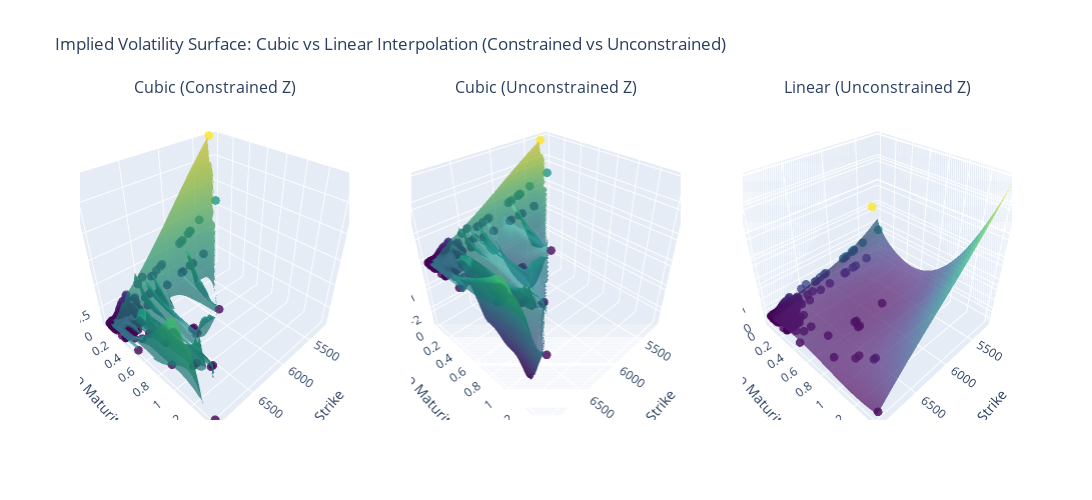

Notebook cell for this chart:
### Markdown cell above
## Get Interpolation and Regression (as comparison)

### Code cell
interp,regres = get_interp(calls)
plot_two_interp(interp,regres,calls)

### Figure 1 — Plotly figure (JSON) as saved in the notebook; plotly's stock layout.template omitted (floating-point values rounded to 4 significant figures; data arrays with more than 128 entries replaced by an {"elided": "..."} marker saying what was removed)
{"data": [{"marker": {"color": {"elided": "416 float values"}, "colorscale": [[0, "#440154"], [0.1111, "#482878"], [0.2222, "#3e4989"], [0.3333, "#31688e"], [0.4444, "#26828e"], [0.5556, "#1f9e89"], [0.6667, "#35b779"], [0.7778, "#6ece58"], [0.8889, "#b5de2b"], [1, "#fde725"]], "opacity": 0.8, "size": 3}, "mode": "markers", "scene": "scene", "showlegend": false, "type": "scatter3d", "x": {"elided": "416 float values"}, "y": {"elided": "416 float values"}, "z": {"elided": "416 float values"}}, {"colorscale": [[0, "#440154"], [0.1111, "#482878"], [0.2222, "#3e4989"], [0.3333, "#31688e"], [0.4444, "#26828e"], [0.5556, "#1f9e89"], [0.6667, "#35b779"], [0.7778, "#6ece58"], [0.8889, "#b5de2b"], [1, "#fde725"]], "opacity": 0.7, "scene": "scene", "showlegend": false, "showscale": false, "type": "surface", "x": {"elided": "60x60 float values"}, "y": {"elided": "60x60 float values"}, "z": {"elided": "60x60 float values"}}, {"marker": {"color": {"elided": "416 float values"}, "colorscale": [[0, "#440154"], [0.1111, "#482878"], [0.2222, "#3e4989"], [0.3333, "#31688e"], [0.4444, "#26828e"], [0.5556, "#1f9e89"], [0.6667, "#35b779"], [0.7778, "#6ece58"], [0.8889, "#b5de2b"], [1, "#fde725"]], "opacity": 0.8, "size": 3}, "mode": "markers", "scene": "scene2", "showlegend": false, "type": "scatter3d", "x": {"elided": "416 float values"}, "y": {"elided": "416 float values"}, "z": {"elided": "416 float values"}}, {"colorscale": [[0, "#440154"], [0.1111, "#482878"], [0.2222, "#3e4989"], [0.3333, "#31688e"], [0.4444, "#26828e"], [0.5556, "#1f9e89"], [0.6667, "#35b779"], [0.7778, "#6ece58"], [0.8889, "#b5de2b"], [1, "#fde725"]], "opacity": 0.7, "scene": "scene2", "showlegend": false, "showscale": false, "type": "surface", "x": {"elided": "60x60 float values"}, "y": {"elided": "60x60 float values"}, "z": {"elided": "60x60 float values"}}, {"marker": {"color": {"elided": "416 float values"}, "colorscale": [[0, "#440154"], [0.1111, "#482878"], [0.2222, "#3e4989"], [0.3333, "#31688e"], [0.4444, "#26828e"], [0.5556, "#1f9e89"], [0.6667, "#35b779"], [0.7778, "#6ece58"], [0.8889, "#b5de2b"], [1, "#fde725"]], "opacity": 0.8, "size": 3}, "mode": "markers", "scene": "scene3", "showlegend": false, "type": "scatter3d", "x": {"elided": "416 float values"}, "y": {"elided": "416 float values"}, "z": {"elided": "416 float values"}}, {"colorscale": [[0, "#440154"], [0.1111, "#482878"], [0.2222, "#3e4989"], [0.3333, "#31688e"], [0.4444, "#26828e"], [0.5556, "#1f9e89"], [0.6667, "#35b779"], [0.7778, "#6ece58"], [0.8889, "#b5de2b"], [1, "#fde725"]], "opacity": 0.7, "scene": "scene3", "showlegend": false, "showscale": false, "type": "surface", "x": {"elided": "60x60 float values"}, "y": {"elided": "60x60 float values"}, "z": {"elided": "60x60 float values"}}], "layout": {"annotations": [{"font": {"size": 16}, "showarrow": false, "text": "Cubic (Constrained Z)", "x": 0.1444, "xanchor": "center", "xref": "paper", "y": 1, "yanchor": "bottom", "yref": "paper"}, {"font": {"size": 16}, "showarrow": false, "text": "Cubic (Unconstrained Z)", "x": 0.5, "xanchor": "center", "xref": "paper", "y": 1, "yanchor": "bottom", "yref": "paper"}, {"font": {"size": 16}, "showarrow": false, "text": "Linear (Unconstrained Z)", "x": 0.8556, "xanchor": "center", "xref": "paper", "y": 1, "yanchor": "bottom", "yref": "paper"}], "height": 500, "scene": {"domain": {"x": [0, 0.2889], "y": [0, 1]}, "xaxis": {"title": {"text": "Strike"}}, "yaxis": {"title": {"text": "Time to Maturity (years)"}}, "zaxis": {"range": [0.1019, 2.926], "title": {"text": "Implied Volatility"}}}, "scene2": {"domain": {"x": [0.3556, 0.6444], "y": [0, 1]}, "xaxis": {"title": {"text": "Strike"}}, "yaxis": {"title": {"text": "Time to Maturity (years)"}}, "zaxis": {"title": {"text": "Implied Volatility"}}}, "scene3": {"domain": {"x": [0.7111, 1], "y": [0, 1]}, "xaxis": {"title": {"text": "Strike"}}, "yaxis": {"title": {"text": "Time to Maturity (years)"}}, "zaxis": {"title": {"text": "Implied Volatility"}}}, "title": {"text": "Implied Volatility Surface: Cubic vs Linear Interpolation (Constrained vs Unconstrained)"}, "width": 1500}}
